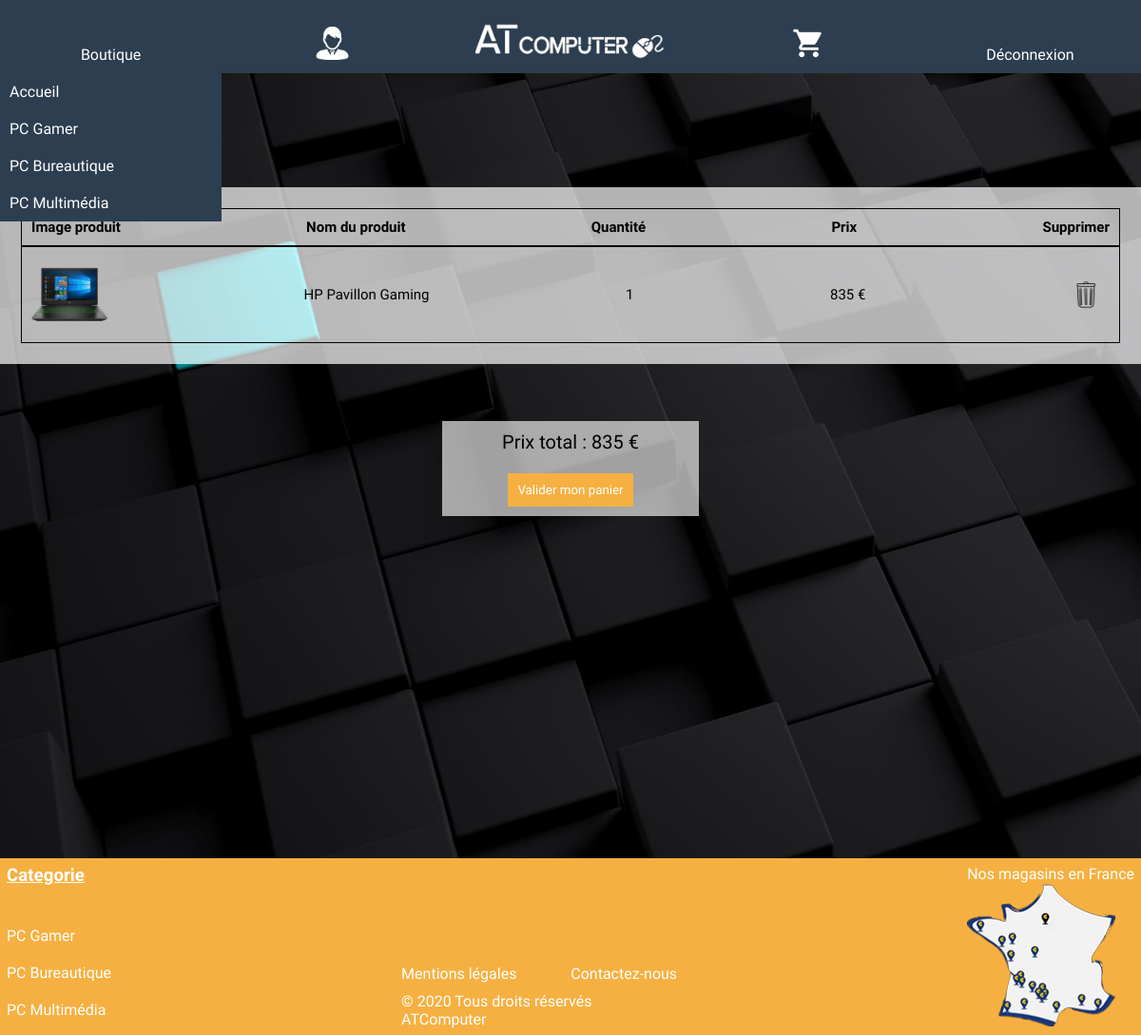
Page /sources/panier.php (signed in) on the earlier database version.
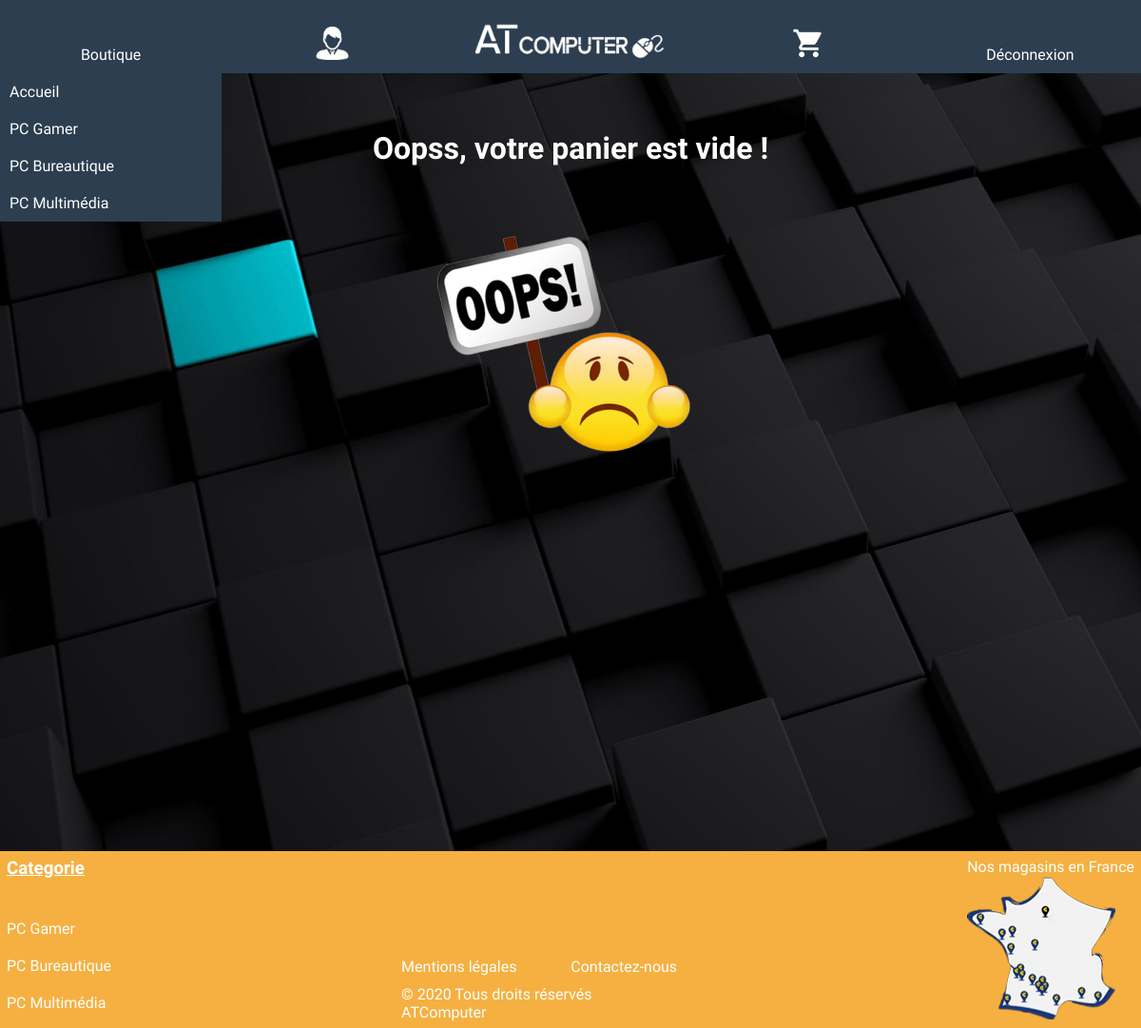
Same page on the later database version.
### tables this page shows
CREATE TABLE IF NOT EXISTS `panier` (
  `id` int(11) NOT NULL AUTO_INCREMENT,
  `id_utilisateur` int(11) NOT NULL,
  `id_produits` int(11) NOT NULL,
  `quantité` int(11) NOT NULL,
  `prix` float NOT NULL,
  PRIMARY KEY (`id`)
);

CREATE TABLE IF NOT EXISTS `images` (
  `id` int(11) NOT NULL AUTO_INCREMENT,
  `id_produits` int(11) DEFAULT NULL,
  `chemin` varchar(255) DEFAULT NULL,
  `hauteur` int(11) NOT NULL,
  `largeur` int(11) NOT NULL,
  PRIMARY KEY (`id`)
);

CREATE TABLE IF NOT EXISTS `produits` (
  `id` int(11) NOT NULL AUTO_INCREMENT,
  `nom` varchar(255) NOT NULL,
  `id_categorie` int(11) NOT NULL,
  `id_sous_categorie` int(11) NOT NULL,
  `description` text NOT NULL,
  `prix` float NOT NULL,
  PRIMARY KEY (`id`)
);

CREATE TABLE IF NOT EXISTS `categorie` (
  `id` int(11) NOT NULL AUTO_INCREMENT,
  `nom` varchar(255) NOT NULL,
  `nomurl` varchar(255) NOT NULL,
  PRIMARY KEY (`id`)
);

### sources/functions.php (called while the page is built, shortened)
<?php
class userpdo
{
function connectdb()
	{
		$base = new PDO('mysql:host=localhost;dbname=boutique', 'root', '');
		return $base;
	}
}
class produit
{
	function connectdb()
	{
		try {
			$base = new PDO('mysql:host=localhost;dbname=boutique', 'root', '',
				array(PDO::MYSQL_ATTR_INIT_COMMAND => 'SET NAMES \'UTF8\''));
		} catch (PDOException $e) {
		    echo 'Connexion échouée : ' . $e->getMessage();
		}
		return $base;
	}
	public function categorie()
	{
	$tabcategorie=[];
	$categorie=$this->connectdb()->query("SELECT * FROM `categorie` ORDER BY id ASC");
	while($images = $categorie->fetch())
	{
		array_push($tabcategorie, $images);
	}
		return $tabcategorie;
	}
}
class panier
{
	function connectdb()
	{
		try {
			$base = new PDO('mysql:host=localhost;dbname=boutique', 'root', '',
				array(PDO::MYSQL_ATTR_INIT_COMMAND => 'SET NAMES \'UTF8\''));
		} catch (PDOException $e) {
		    echo 'Connexion échouée : ' . $e->getMessage();
		}
		return $base;
	}
	public function select_panier()
	{
		$tabpanier=[];
		$login=$_SESSION['login'];
		$id_user=$this->connectdb()->query("SELECT id FROM utilisateurs where login='$login'");
		$user = $id_user->fetch(PDO::FETCH_ASSOC);
		$utilisateur=$user['id'];
		$monpanier=$this->connectdb()->query("SELECT *FROM panier, images, produits WHERE id_utilisateur='$utilisateur' and panier.id_produits=images.id_produits and panier.id_produits=produits.id ORDER BY panier.id ASC");
		while($affichage_panier=$monpanier ->fetch())
		{
			array_push($tabpanier, $affichage_panier);
		}
		return $tabpanier;
	}
}
?>

### sources/panier.php (the view, shortened to what this page needs)
<?php include("functions.php");?>
<html>
	<head>
		<link href="boutique.css" rel="stylesheet">
	</head>
<body>
	<?php include("header.php"); ?>
	<?php $panier = new panier; ?>
<?php
	$monpanier=$panier ->  select_panier();
if(sizeof($monpanier) == 0)
{
?>
	<h1 class="panier_vide">Oopss, votre panier est vide !</h1>
	<div class="image_bonhomme">
		<img width="300px;" src="../img/bonhomme.png">
	</div>
<?php
}
else
{
?>
	<div class="infos_panier">
		<table>
				<tr>
					<th>Image produit</th>
					<th>Nom du produit</th>
					<th>Quantité</th>
					<th>Prix</th>
					<th>Supprimer</th>
				</tr>
			<?php
			$a=0;
			for($i=0; $i < sizeof($monpanier); $i++)
			{
				?>
				<tr>
					<td><img width="80px" src="<?php echo $monpanier[$i][7];?>"></td>
					<td><?php echo $monpanier[$i][11];?></td>
					<td><?php echo $monpanier[$i][3];?></td>
					<td><?php echo $monpanier[$i][4]*$monpanier[$i][3]. " €";?></td>
					<?php $a=$a+$monpanier[$i][4]*$monpanier[$i][3];?>
					<td>
						<form class="corbeille" method="post" action="">
							<input type="submit" value="" name="suppr">
						</form>
					</td>
				</tr>
			<?php
			}
			?>
		</table>
	</div>
	<div class="prix_total">
		<div class="valid_panier">
			<div><?php echo "Prix total : ".$a. " €"; ?></div>
			<form method="post" action="information.php">
				<input type="submit" name="valider" value="Valider mon panier">
			</form>
		</div>
	</div>
<?php
}
	include("footer.php");?>
</body>
</html>

### sources/footer.php
<?php
$produit = new produit;
$tab=$produit -> categorie();
?>
<footer>
	<div class="categorie">
		<div>
			<h3>Categorie</h3>
		</div>
		<div class="titre">
			<?php
			for($j=0; $j < sizeof($tab); $j++)
             {
             	?>
             	<a class="menu" href="sous-categorie.php?type=<?php echo $tab[$j][2];?>&id=<?php  echo $tab[$j][0];?>"><?php echo $tab[$j][1];?></a>
           		<?php
             }
			?>
		</div>
	</div>
	<div class="footer">
		<div id="mentions">
			<div>
				<a href="mentions.html">Mentions légales</a>
				<a href="contact.php">Contactez-nous</a>
			</div>
				<p>© 2020 Tous droits réservés ATComputer</p>
		</div>
	</div>
	<div class="img">
		<p>Nos magasins en France</p>
		<a href="https://www.google.fr/maps/place/Joliette,+Marseille/@43.3040531,5.3567312,15z/data=!3m1!4b1!4m5!3m4!1s0x12c9c0ed7442dacd:0x73ed2062a058ae62!8m2!3d43.3035953!4d5.3660975"><div class="map">
		</div></a>
	</div>
</footer>

Differences in the rows shown:
removed panier: images.chemin (picture), id_produits.nom "HP Pavillon Gaming", quantité "1", $monpanier[$i][4]*$monpanier[$i][3] "835"
Other differences:
$a: "835" → (not shown)
form field valider: "Valider mon panier" → (not shown)
text no longer shown: "Image produit Nom du produit Quantité Prix Supprimer Prix total : €"
text now shown: "Oopss, votre panier est vide !"
